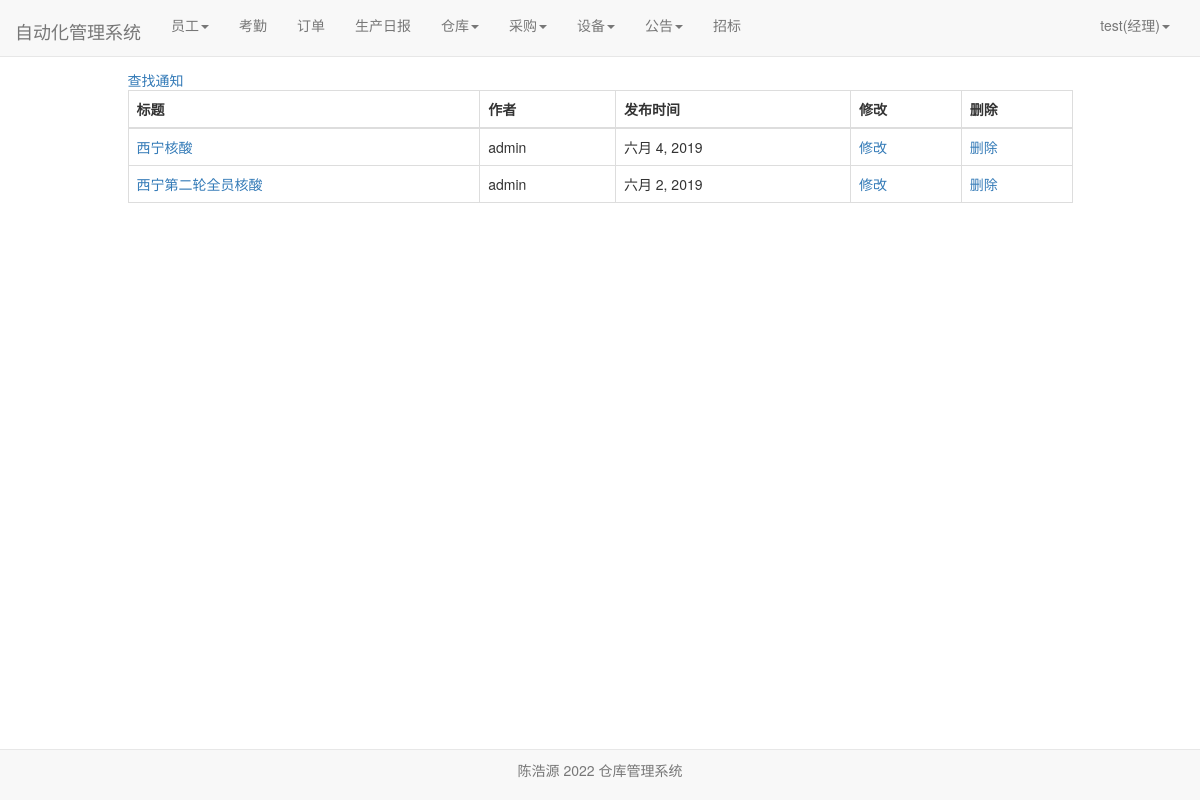
/notice/notice_lists/ (signed in), run on the app's committed database.
### user/models.py (models this page shows)
class Profile(models.Model):
    user = models.OneToOneField(User, on_delete=models.CASCADE)
    staff_gender = models.CharField(max_length=10, choices=(('male', '男'), ('female', '女')), default='male',
                                    verbose_name='性别')
    staff_age = models.PositiveIntegerField(verbose_name="年龄")
    staff_home = models.CharField(max_length=100, verbose_name="籍贯")
    staff_nationality = models.CharField(max_length=20, verbose_name="民族")  # 民族
    staff_tel = models.BigIntegerField(verbose_name="电话")
    start_time = models.DateField(auto_now_add=True, verbose_name="入职时间")  # 入职时间
    id_card = models.CharField(max_length=20,verbose_name="身份证")  # 身份证号
    staff_type = models.CharField(max_length=100,verbose_name="职位", null=True)  # 职位
    salary_pre_hour = models.IntegerField(verbose_name="时薪")  # 时薪
    class Meta:
        ordering = ['-start_time']

### notice/models.py (models this page shows)
class Notice(models.Model):
    title = models.CharField(max_length=100,verbose_name="标题")
    author = models.ForeignKey(User, on_delete=models.DO_NOTHING, verbose_name="发表人", null=True)
    created_time = models.DateField(auto_now_add=True, verbose_name="发布时间")
    content = models.TextField(verbose_name="内容")
    class Meta:
        ordering = ['-created_time']

### notice/views.py (the view)
# urls.py: path('notice_lists/', views.notice_lists, name='notice_lists'),
def notice_lists(request):
    notice = Notice.objects.all()
    context = {}
    context['notice'] = notice
    return render(request, 'notice_lists.html', context)

### user/models.py (called while the page is built)
def get_staff_type(self):
    if Profile.objects.filter(user=self).exists():
        profile = Profile.objects.get(user=self)
        return profile.staff_type
    else:
        return ''

### notice/templates/notice_lists.html (shortened to what this page needs)
{% extends 'base.html' %}
{% if user.is_authenticated %}
                    {% if user_get_staff_type == '经理' %}
                        {% block nav_staff_active %}active{% endblock %}
                    {% else %}
                        {% block nav_staff1_active %}active{% endblock %}
                    {% endif %}
{% endif %}
{% block content %}
    <div class="containter">
        <div class="row">
            <div class="col-xs-10 col-xs-offset-1">
                {% if user.is_authenticated %}
                <table class="table table-bordered table-hover">
                    <a href="#">查找通知</a>
                    {% if user.get_staff_type == '经理' %}
                  <thead>
                    <tr>
                      <th scope="col">标题</th>
                         <th scope="col">作者</th>
                      <th scope="col">发布时间</th>
                        <th scope="col">修改</th>
                      <th scope="col">删除</th>
                    </tr>
                  </thead>
                  <tbody>
                  {%for u in notice%}
                    <tr>
                      <td><a href="{%url 'notice' u.pk%}">{{u.title}}</a></td>
                      <td>{{u.author}}</td>
                      <td>{{u.created_time}}</td>
                        <td><a href="{% url 'NoticeModify' u.pk%}">修改</a></li></td>
                      <td><a href="{% url 'delete_notice' u.pk%}">删除</a></li></td>
                    </tr>
                  {% endfor %}
                  </tbody>
                    {% endif %}
                </table>
                {% else %}
                    <span>未登录，跳转到首页...</span>
                    <script type="text/javascript">
                        window.location.href = '/';
                    </script>
                {% endif %}
            </div>
        </div>
    </div>
{% endblock %}

### templates/base.html (shortened to what this page needs)
{% load staticfiles %}
<!doctype html>
<html lang="en">
<head>
    <link rel="stylesheet" href="{% static 'base.css' %}">
     <link rel="stylesheet" href="{% static 'home.css' %}">
    <link rel="stylesheet" href="{% static 'bootstrap-3.37/css/bootstrap.min.css' %}">
</head>
<body>
     <div class="navbar navbar-default navbar-fixed-top" role="navigation">
        <div class="container-fluid">
            <div class="navbar-header">
            </div>
        </div>
     </div>
    <nav class="navbar navbar-default navbar-fixed-top">
      <div class="container-fluid">
        <div class="navbar-header">
          <a class="navbar-brand" href="{% url 'home' %}">自动化管理系统</a>
        </div>
          {% if  user.is_authenticated %}
        <div class="collapse navbar-collapse" id="bs-example-navbar-collapse-1">
          <ul class="nav navbar-nav">
              {% if user.get_staff_type == '经理' %}
              <li class="{% block nav_staff_active %}{% endblock %}">
                    <li class="dropdown">
                      <a href="#" class="dropdown-toggle" data-toggle="dropdown" role="button" aria-haspopup="true" aria-expanded="false">员工<span class="caret"></span></a>
                    </li>
                  </li>
                 <li class="{% block nav_attendence_active %}{% endblock %}"><a href="{% url 'attendence_lists'%}">考勤</a></li>
                  <li class="{% block nav_order_active %}{% endblock %}"><a href="{% url 'order_list' %}">订单</a></li>
                  <li class="{% block nav_producediary_active %}{% endblock %}"><a href="{% url 'product_diary' %}">生产日报</a></li>
                   <li class="{% block nav_warehousediary_active %}{% endblock %}">
                    <li class="dropdown">
                      <a href="#" class="dropdown-toggle" data-toggle="dropdown" role="button" aria-haspopup="true" aria-expanded="false">仓库<span class="caret"></span></a>
                    </li>
                  </li>
                  <li class="{% block nav_purchase_active %}{% endblock %}">
                    <li class="dropdown">
                      <a href="#" class="dropdown-toggle" data-toggle="dropdown" role="button" aria-haspopup="true" aria-expanded="false">采购<span class="caret"></span></a>
                    </li>
                  </li>
                  <li class="{% block nav_facility_active %}{% endblock %}">
                    <li class="dropdown">
                      <a href="#" class="dropdown-toggle" data-toggle="dropdown" role="button" aria-haspopup="true" aria-expanded="false">设备<span class="caret"></span></a>
                    </li>
                  </li>
              <li class="{% block nav_notice_active %}{% endblock %}">
                    <li class="dropdown">
                      <a href="#" class="dropdown-toggle" data-toggle="dropdown" role="button" aria-haspopup="true" aria-expanded="false">公告<span class="caret"></span></a>
                    </li>
                  </li>
                  <li class="{% block nav_salary_active %}{% endblock %}"><a href="{% url 'bidding'%}">招标</a></li>
              {%endif%}
          </ul>
        <ul class="nav navbar-nav navbar-right">
            <li class="dropdown">
              <a href="#" class="dropdown-toggle" data-toggle="dropdown" role="button" aria-haspopup="true" aria-expanded="false">
                  {{user.username}}({{user.get_staff_type}})<span class="caret"></span></a>
            </li>
        </ul>
    </div>
          {% else %}
           <ul class="nav navbar-nav navbar-right">
                <li><a href="{% url 'login' %}?from={{ request.get_full_path }}">登录</a></li>
           </ul>
          {% endif %}
      </div>
    </nav>
     <div id="footer" class="container">
    <nav class="navbar navbar-default navbar-fixed-bottom">
        <div class="navbar-inner navbar-content-center">
            <p class="text-muted credit text-center" style="padding: 10px;">
                陈浩源 2022 仓库管理系统
            </p>
        </div>
    </nav>
    {% block content%} {% endblock %}
</body>
</html>

### static/home.css (style rules this page uses)
* { margin: 0; padding: 0; }
body { margin-top: 70px!important; }
ul { list-style-type: none!important; }
ul.navbar-right { margin-right: 0; }
div.navbar-header { font-size: 200%; padding-top: 0.2em; }

### data on the page
Notice: title "西宁核酸", author "admin", created_time "六月 4, 2019"
Notice: title "西宁第二轮全员核酸", author "admin", created_time "六月 2, 2019"

### other printed values
{{ user.username }} "test"
{{ user.get_staff_type }} "经理"
